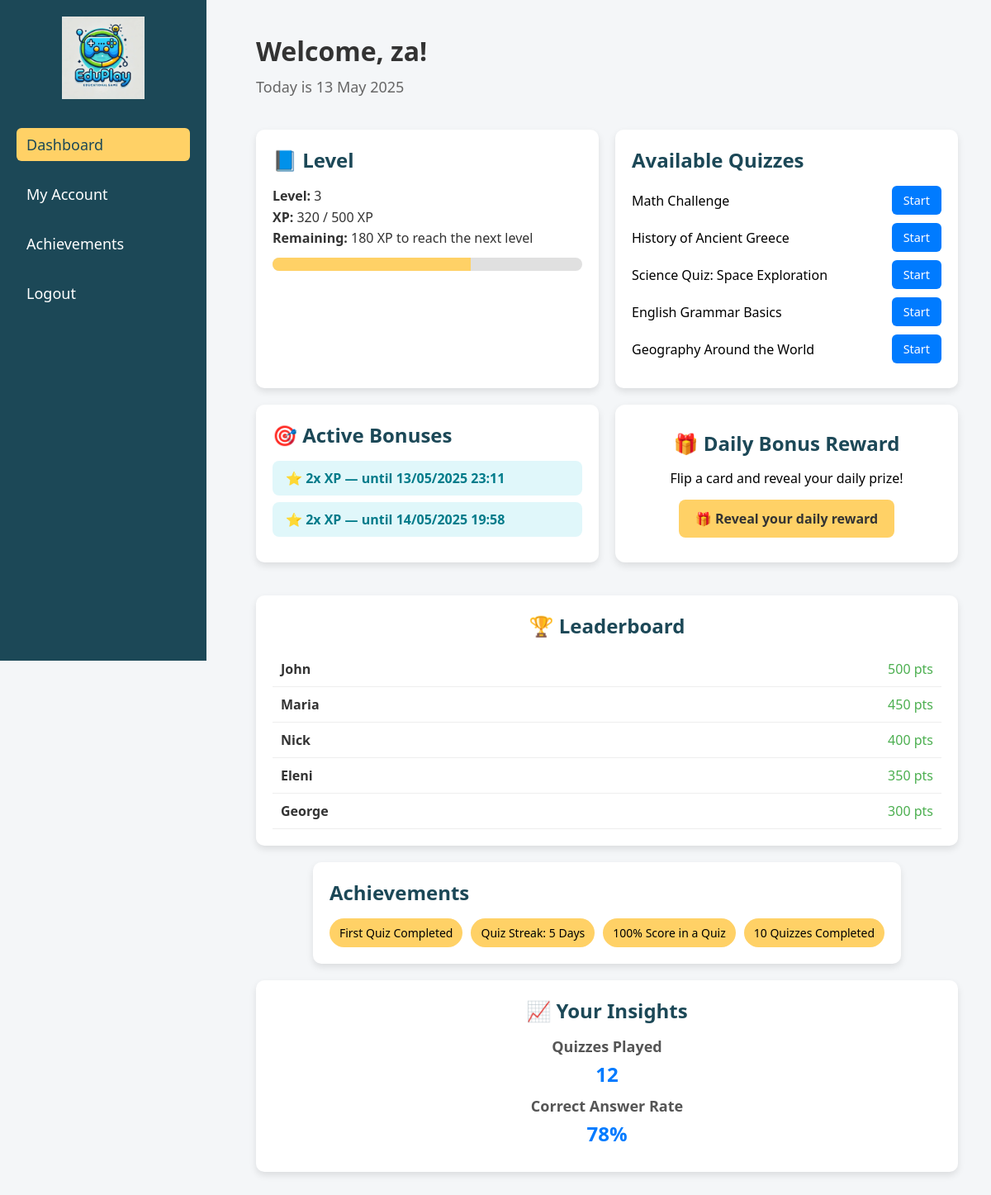
/student/dashboard (signed in), run on the app's committed database.
### tables this page shows
CREATE TABLE active_bonus (
        id INTEGER PRIMARY KEY AUTOINCREMENT,
        sid INTEGER NOT NULL,
        bonus TEXT NOT NULL,
        start_date DATE NOT NULL,
        end_date DATE NOT NULL,
        FOREIGN KEY (sid) REFERENCES students(sid) ON DELETE CASCADE
        );

### app.py (the view)
@app.route("/student/dashboard")
def student_dashboard():
    if "user" not in session or session["role"] != "student":
        return redirect(url_for("no_access"))
    username = session["user"]
    student = database.getStudentInfo(username)
    if student is None:
        return redirect(url_for("no_access"))
    sid = student[0]
    print(sid)
    notifications = database.getNotification(sid)  # Χρησιμοποιούμε το sid ως user_id
    send_notification = []
    for notification in notifications:
        message = notification[1]
        quiz_id = notification[3]
        send_notification.append({"message": message, "quiz_id": quiz_id})
    leaderboard = [
        {"name": "John", "score": 500},
        {"name": "Maria", "score": 450},
        {"name": "Nick", "score": 400},
        {"name": "Eleni", "score": 350},
        {"name": "George", "score": 300},
    ]
    insights = {"quizzes_played": 12, "correct_rate": 78}
    quizzes = [
        {"id": 1, "title": "Math Challenge"},
        {"id": 2, "title": "History of Ancient Greece"},
        {"id": 3, "title": "Science Quiz: Space Exploration"},
        {"id": 4, "title": "English Grammar Basics"},
        {"id": 5, "title": "Geography Around the World"},
    ]
    achievements = [
        {"name": "First Quiz Completed"},
        {"name": "Quiz Streak: 5 Days"},
        {"name": "100% Score in a Quiz"},
        {"name": "10 Quizzes Completed"},
    ]
    bonuses = database.getActiveBonuses(sid)
    level_data = {"level": 3, "current_xp": 320, "required_xp": 500}
    return render_template(
        "student_dashboard.html",
        user=session["user"],
        current_date=datetime.now().strftime("%d %B %Y"),
        level_data=level_data,
        quizzes=quizzes,
        achievements=achievements,
        bonuses=bonuses,
        leaderboard=leaderboard,
        insights=insights,
    )

### database.py (called while the page is built)
def getStudentInfo(username):
    try:
        connection = getConnection()
        cursor = connection.cursor()
        cursor.execute(
            "SELECT students.sid FROM users JOIN students on users.id = students.user_id WHERE users.username = ?",
            (username,),
        )
        student_info = cursor.fetchone()
        return student_info
    except sqlite3.Error as error:
        print(f"An error occured in function getStudentInfo: {error}")
    finally:
        connection.close()
    return 0

def getNotification(user_id):
    try:
        connection = getConnection()
        cursor = connection.cursor()
        cursor.execute(
            """
            SELECT notifications.*, notification_seen.seen
            FROM notifications
            JOIN notification_seen
            ON notifications.id = notification_seen.notification_id
            WHERE notification_seen.user_id = ? AND notification_seen.seen = 0
            """,
            (user_id,),
        )
        notification_data = cursor.fetchall()
        return notification_data
    except sqlite3.Error as error:
        print(f"An error occurred in function getNotification: {error}")
    finally:
        connection.close()

def getActiveBonuses(sid):
    connection = getConnection()
    cursor = connection.cursor()
    cursor.execute(
        """
        SELECT bonus, end_date FROM active_bonus
        WHERE sid = ? AND end_date > CURRENT_TIMESTAMP
        ORDER BY end_date ASC
        """,
        (sid,),
    )
    results = cursor.fetchall()
    connection.close()
    bonuses = []
    for bonus_type, expires in results:
        expires_dt = datetime.fromisoformat(expires)
        formatted = expires_dt.strftime('%d/%m/%Y %H:%M')
        bonuses.append({"bonus": bonus_type, "expires": formatted})
    return bonuses

### sqlFunctions.py (called while the page is built)
def getConnection():
    connection = sqlite3.connect("eduplay.db")
    connection.execute("PRAGMA foreign_keys = ON;")
    return connection

### templates/student_dashboard.html (shortened to what this page needs)
<!DOCTYPE html>
<html lang="en">
<head>
    <link rel="stylesheet" href="{{ url_for('static', filename='css/student_dashboard.css') }}">
</head>
<body>
    <div class="sidebar">
        <div class="sidebar-header">
            <a href="{{ url_for('home') }}" class="logo-link">
                <img src="{{ url_for('static', filename='images/logo.webp') }}" class="logo" alt="EduPlay Logo">
            </a>
        </div>
        <ul class="menu">
            <li><a href="{{ url_for('dashboard') }}">Dashboard</a></li>
            <li><a href="{{ url_for('myAccount') }}">My Account</a></li>
            <li><a href="{{ url_for('my_achievements') }}">Achievements</a></li>
            <li><a href="{{ url_for('logout') }}">Logout</a></li>
        </ul>
    </div>
    <div class="main-content">
        <div class="welcome-section">
            <h1>Welcome, {{ user }}!</h1>
            <p>Today is {{ current_date }}</p>
        </div>
        <div class="cards-container">
            <div class="card level-card">
                <h2>📘 Level</h2>
                <div class="level-info">
                    <p><strong>Level:</strong> {{ level_data.level }}</p>
                    <p><strong>XP:</strong> {{ level_data.current_xp }} / {{ level_data.required_xp }} XP</p>
                    <p><strong>Remaining:</strong> {{ level_data.required_xp - level_data.current_xp }} XP to reach the
                        next level</p>
                    <div class="xp-bar">
                        <div class="xp-fill"
                            style="width: {{ (level_data.current_xp / level_data.required_xp) * 100 }}%;"></div>
                    </div>
                </div>
            </div>
            <div class="card">
                <h2>Available Quizzes</h2>
                {% if quizzes %}
                <ul class="quiz-list">
                    {% for quiz in quizzes %}
                    <li class="quiz-item">
                        <span>{{ quiz.title }}</span>
                        <a href="{{ url_for('play_quiz', quiz_id=quiz.id) }}" class="play-btn">Start</a>
                    </li>
                    {% endfor %}
                </ul>
                {% else %}
                <p>No quizzes available right now. Check back later!</p>
                {% endif %}
            </div>
            <div class="card bonuses">
                <h2>🎯 Active Bonuses</h2>
                {% if bonuses %}
                <ul>
                    <ul class="bonus-list">
                        {% for bonus in bonuses %}
                        <li>{{ bonus.bonus }} — until {{ bonus.expires }}</li>
                        {% endfor %}
                    </ul>
                </ul>
                {% else %}
                <p>No active bonuses. Spin or earn achievements to get some!</p>
                {% endif %}
            </div>
            <div class="card daily-bonus-card">
                <h2>🎁 Daily Bonus Reward</h2>
                <p>Flip a card and reveal your daily prize!</p>
                {% if not has_spun_today %}
                <button id="openBonusModal" class="bonus-btn">🎁 Reveal your daily reward</button>
                {% else %}
                <button class="bonus-btn" disabled>✔️ Bonus claimed</button>
                <p class="small-msg">Come back tomorrow for more!</p>
                {% endif %}
            </div>
        </div>
        <div class="extras-section">
            <div class="leaderboard">
                <h2>🏆 Leaderboard</h2>
                <ol class="leaderboard-list">
                    {% for player in leaderboard %}
                    <li>
                        <span class="player-name">{{ player.name }}</span>
                        <span class="player-score">{{ player.score }} pts</span>
                    </li>
                    {% endfor %}
                </ol>
            </div>
            <div class="card">
                <h2>Achievements</h2>
                {% if achievements %}
                <div class="badges">
                    {% for badge in achievements %}
                    <div class="badge">{{ badge.name }}</div>
                    {% endfor %}
                </div>
                {% else %}
                <p>No achievements yet. Keep playing!</p>
                {% endif %}
            </div>
            <div class="insights">
                <h2>📈 Your Insights</h2>
                <div class="insight-item">
                    <h4>Quizzes Played</h4>
                    <p>{{ insights.quizzes_played }}</p>
                </div>
                <div class="insight-item">
                    <h4>Correct Answer Rate</h4>
                    <p>{{ insights.correct_rate }}%</p>
                </div>
            </div>
        </div>
    </div>
</body>
</html>

### static/css/student_dashboard.css (style rules this page uses)
* { box-sizing: border-box; margin: 0; padding: 0; font-family: 'Segoe UI', sans-serif; }
body { display: flex; background-color: #f4f6f8; }
.sidebar { width: 250px; height: 100vh; background-color: #1c4857; padding: 20px; color: white; position: fixed; left: 0; top: 0; }
.sidebar-header { text-align: center; margin-bottom: 30px; }
.logo { width: 100px; }
.menu { list-style: none; padding: 0; }
.menu li { margin: 20px 0; }
.menu li a { text-decoration: none; color: white; font-size: 18px; display: block; padding: 8px 12px; border-radius: 6px; transition: background 0.3s, color 0.3s; }
.menu li a.active { background-color: #ffd166; color: #1c4857; }
.main-content { margin-left: 270px; padding: 40px; flex: 1; }
.welcome-section h1 { font-size: 32px; color: #333; }
.welcome-section p { font-size: 18px; color: #666; margin-top: 10px; }
.cards-container { margin-top: 40px; display: grid; grid-template-columns: repeat(auto-fit, minmax(300px, 1fr)); gap: 20px; }
.card { background-color: white; padding: 20px; border-radius: 10px; box-shadow: 0 4px 8px rgba(0, 0, 0, 0.1); }
.card h2 { margin-bottom: 15px; color: #1c4857; }
.quiz-list { list-style-type: none; }
.quiz-item { display: flex; justify-content: space-between; align-items: center; margin: 10px 0; }
.play-btn { background-color: #007bff; color: white; padding: 8px 12px; border-radius: 6px; text-decoration: none; transition: background 0.3s; }
.badges { display: flex; flex-wrap: wrap; gap: 10px; }
.badge { background-color: #ffd166; padding: 8px 12px; border-radius: 20px; font-size: 14px; }
.play-btn { background-color: #007bff; color: white; padding: 8px 14px; border-radius: 6px; text-decoration: none; font-size: 0.9em; transition: background 0.3s; }
.extras-section { margin-top: 40px; display: flex; flex-wrap: wrap; gap: 20px; justify-content: center; }
.leaderboard { background: white; padding: 20px; border-radius: 10px; flex: 1 1 400px; box-shadow: 0 4px 8px rgba(0, 0, 0, 0.1); }
.leaderboard h2 { margin-bottom: 15px; color: #1c4857; text-align: center; }
.leaderboard-list { list-style: none; padding: 0; margin: 0; }
.leaderboard-list li { display: flex; justify-content: space-between; padding: 10px; border-bottom: 1px solid #eee; font-size: 16px; }
.player-name { font-weight: bold; color: #333; }
.player-score { color: #4caf50; }
.insights { background: white; padding: 20px; border-radius: 10px; flex: 1 1 400px; box-shadow: 0 4px 8px rgba(0, 0, 0, 0.1); }
.insights h2 { margin-bottom: 15px; color: #1c4857; text-align: center; }
.insight-item { margin: 10px 0; text-align: center; }
.insight-item h4 { font-size: 18px; color: #555; margin-bottom: 5px; }
.insight-item p { font-size: 24px; color: #007bff; font-weight: bold; }
.card, .leaderboard, .insights, .notifications { animation: fadeIn 1s ease-out; }
.daily-bonus-card { background-color: white; padding: 30px; border-radius: 12px; box-shadow: 0 4px 10px rgba(0, 0, 0, 0.1); text-align: center; animation: fadeIn 0.8s ease-in-out; }
.bonus-btn { margin-top: 15px; background-color: #ffd166; color: #333; font-weight: bold; padding: 12px 24px; font-size: 16px; border: none; border-radius: 8px; cursor: pointer; transition: background 0.3s ease; }
.bonus-btn { background-color: #FFD166; color: #333; font-weight: bold; padding: 12px 20px; border-radius: 8px; border: none; cursor: pointer; transition: 0.3s; }
.bonus-list { list-style: none; padding: 0; }
.bonus-list li { background: #e0f7fa; color: #007b8a; padding: 10px 16px; margin-bottom: 8px; border-radius: 8px; font-weight: bold; font-size: 16px; }
.level-card .level-info { font-size: 16px; line-height: 1.6; color: #333; }
.xp-bar { width: 100%; height: 16px; background-color: #e0e0e0; border-radius: 8px; overflow: hidden; margin-top: 10px; }
.xp-fill { height: 100%; background-color: #ffd166; transition: width 0.4s ease; }

### data on the page
active_bonus: bonus "⭐ 2x XP", expires "13/05/2025 23:11"
active_bonus: bonus "⭐ 2x XP", expires "14/05/2025 19:58"

### other printed values
{{ user }} "za"
{{ level_data.level }} "3"
{{ level_data.current_xp }} "320"
{{ level_data.required_xp }} "500"
{{ level_data.required_xp - level_data.current_xp }} "180"
{{ quiz.title }} "Math Challenge" "History of Ancient Greece" "Science Quiz: Space Exploration" "English Grammar Basics" "Geography Around the World"
{{ player.name }} "John" "Maria" "Nick" "Eleni" "George"
{{ player.score }} "500" "450" "400" "350" "300"
{{ badge.name }} "First Quiz Completed" "Quiz Streak: 5 Days" "100% Score in a Quiz" "10 Quizzes Completed"
{{ insights.quizzes_played }} "12"
{{ insights.correct_rate }} "78"
